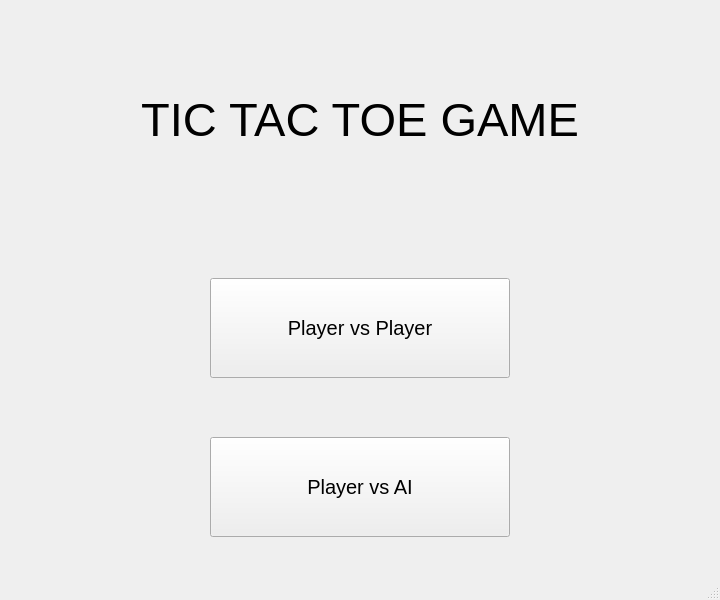
<?xml version="1.0" encoding="UTF-8"?>
<ui version="4.0">
 <class>MainWindow</class>
 <widget class="QMainWindow" name="MainWindow">
  <property name="geometry">
   <rect>
    <x>0</x>
    <y>0</y>
    <width>720</width>
    <height>600</height>
   </rect>
  </property>
  <property name="minimumSize">
   <size>
    <width>720</width>
    <height>600</height>
   </size>
  </property>
  <property name="maximumSize">
   <size>
    <width>720</width>
    <height>600</height>
   </size>
  </property>
  <property name="windowTitle">
   <string>TicTacTech</string>
  </property>
  <widget class="QWidget" name="centralwidget">
   <layout class="QVBoxLayout" name="verticalLayout">
    <property name="spacing">
     <number>0</number>
    </property>
    <property name="leftMargin">
     <number>0</number>
    </property>
    <property name="topMargin">
     <number>0</number>
    </property>
    <property name="rightMargin">
     <number>0</number>
    </property>
    <property name="bottomMargin">
     <number>0</number>
    </property>
    <item>
     <widget class="QStackedWidget" name="stackedWidget">
      <property name="currentIndex">
       <number>0</number>
      </property>
      <widget class="QWidget" name="main_pg">
       <layout class="QVBoxLayout" name="verticalLayout_2">
        <property name="spacing">
         <number>40</number>
        </property>
        <property name="leftMargin">
         <number>0</number>
        </property>
        <property name="topMargin">
         <number>0</number>
        </property>
        <property name="rightMargin">
         <number>0</number>
        </property>
        <property name="bottomMargin">
         <number>20</number>
        </property>
        <item>
         <widget class="QLabel" name="label">
          <property name="maximumSize">
           <size>
            <width>16777215</width>
            <height>200</height>
           </size>
          </property>
          <property name="font">
           <font>
            <pointsize>35</pointsize>
           </font>
          </property>
          <property name="text">
           <string>TIC TAC TOE GAME</string>
          </property>
          <property name="alignment">
           <set>Qt::AlignCenter</set>
          </property>
          <property name="margin">
           <number>30</number>
          </property>
         </widget>
        </item>
        <item alignment="Qt::AlignHCenter">
         <widget class="QPushButton" name="pvp_change_btn">
          <property name="sizePolicy">
           <sizepolicy hsizetype="Fixed" vsizetype="Fixed">
            <horstretch>0</horstretch>
            <verstretch>0</verstretch>
           </sizepolicy>
          </property>
          <property name="minimumSize">
           <size>
            <width>300</width>
            <height>100</height>
           </size>
          </property>
          <property name="maximumSize">
           <size>
            <width>300</width>
            <height>100</height>
           </size>
          </property>
          <property name="font">
           <font>
            <pointsize>15</pointsize>
           </font>
          </property>
          <property name="text">
           <string>Player vs Player</string>
          </property>
         </widget>
        </item>
        <item alignment="Qt::AlignHCenter">
         <widget class="QPushButton" name="pva_change_btn">
          <property name="minimumSize">
           <size>
            <width>300</width>
            <height>100</height>
           </size>
          </property>
          <property name="maximumSize">
           <size>
            <width>300</width>
            <height>100</height>
           </size>
          </property>
          <property name="font">
           <font>
            <pointsize>15</pointsize>
           </font>
          </property>
          <property name="layoutDirection">
           <enum>Qt::LeftToRight</enum>
          </property>
          <property name="text">
           <string>Player vs AI</string>
          </property>
         </widget>
        </item>
       </layout>
      </widget>
      <widget class="QWidget" name="pva_pg">
       <layout class="QVBoxLayout" name="verticalLayout_4">
        <property name="spacing">
         <number>20</number>
        </property>
        <property name="leftMargin">
         <number>0</number>
        </property>
        <property name="topMargin">
         <number>0</number>
        </property>
        <property name="rightMargin">
         <number>0</number>
        </property>
        <property name="bottomMargin">
         <number>0</number>
        </property>
        <item>
         <layout class="QGridLayout" name="gridLayout_3">
          <property name="leftMargin">
           <number>10</number>
          </property>
          <property name="topMargin">
           <number>10</number>
          </property>
          <property name="rightMargin">
           <number>10</number>
          </property>
          <property name="bottomMargin">
           <number>10</number>
          </property>
          <property name="spacing">
           <number>10</number>
          </property>
          <item row="1" column="0">
           <widget class="QPushButton" name="pvabtn4">
            <property name="sizePolicy">
             <sizepolicy hsizetype="Minimum" vsizetype="Fixed">
              <horstretch>100</horstretch>
              <verstretch>100</verstretch>
             </sizepolicy>
            </property>
            <property name="minimumSize">
             <size>
              <width>100</width>
              <height>100</height>
             </size>
            </property>
            <property name="font">
             <font>
              <pointsize>40</pointsize>
             </font>
            </property>
            <property name="text">
             <string/>
            </property>
           </widget>
          </item>
          <item row="0" column="2">
           <widget class="QPushButton" name="pvabtn3">
            <property name="sizePolicy">
             <sizepolicy hsizetype="Minimum" vsizetype="Fixed">
              <horstretch>100</horstretch>
              <verstretch>100</verstretch>
             </sizepolicy>
            </property>
            <property name="minimumSize">
             <size>
              <width>100</width>
              <height>100</height>
             </size>
            </property>
            <property name="font">
             <font>
              <pointsize>40</pointsize>
             </font>
            </property>
            <property name="text">
             <string/>
            </property>
           </widget>
          </item>
          <item row="0" column="0">
           <widget class="QPushButton" name="pvabtn1">
            <property name="sizePolicy">
             <sizepolicy hsizetype="Minimum" vsizetype="Fixed">
              <horstretch>100</horstretch>
              <verstretch>100</verstretch>
             </sizepolicy>
            </property>
            <property name="minimumSize">
             <size>
              <width>100</width>
              <height>100</height>
             </size>
            </property>
            <property name="font">
             <font>
              <pointsize>40</pointsize>
             </font>
            </property>
            <property name="text">
             <string/>
            </property>
           </widget>
          </item>
          <item row="0" column="1">
           <widget class="QPushButton" name="pvabtn2">
            <property name="sizePolicy">
             <sizepolicy hsizetype="Minimum" vsizetype="Fixed">
              <horstretch>100</horstretch>
              <verstretch>100</verstretch>
             </sizepolicy>
            </property>
            <property name="minimumSize">
             <size>
              <width>100</width>
              <height>100</height>
             </size>
            </property>
            <property name="font">
             <font>
              <pointsize>40</pointsize>
             </font>
            </property>
            <property name="text">
             <string/>
            </property>
           </widget>
          </item>
          <item row="2" column="0">
           <widget class="QPushButton" name="pvabtn7">
            <property name="sizePolicy">
             <sizepolicy hsizetype="Minimum" vsizetype="Fixed">
              <horstretch>100</horstretch>
              <verstretch>100</verstretch>
             </sizepolicy>
            </property>
            <property name="minimumSize">
             <size>
              <width>100</width>
              <height>100</height>
             </size>
            </property>
            <property name="font">
             <font>
              <pointsize>40</pointsize>
             </font>
            </property>
            <property name="text">
             <string/>
            </property>
           </widget>
          </item>
          <item row="1" column="1">
           <widget class="QPushButton" name="pvabtn5">
            <property name="sizePolicy">
             <sizepolicy hsizetype="Minimum" vsizetype="Fixed">
              <horstretch>100</horstretch>
              <verstretch>100</verstretch>
             </sizepolicy>
            </property>
            <property name="minimumSize">
             <size>
              <width>100</width>
              <height>100</height>
             </size>
            </property>
            <property name="font">
             <font>
              <pointsize>40</pointsize>
             </font>
            </property>
            <property name="text">
             <string/>
            </property>
           </widget>
          </item>
          <item row="1" column="2">
           <widget class="QPushButton" name="pvabtn6">
            <property name="sizePolicy">
             <sizepolicy hsizetype="Minimum" vsizetype="Fixed">
              <horstretch>100</horstretch>
              <verstretch>100</verstretch>
             </sizepolicy>
            </property>
            <property name="minimumSize">
             <size>
              <width>100</width>
              <height>100</height>
             </size>
            </property>
            <property name="font">
             <font>
              <pointsize>40</pointsize>
             </font>
            </property>
            <property name="text">
             <string/>
            </property>
           </widget>
          </item>
          <item row="2" column="1">
           <widget class="QPushButton" name="pvabtn8">
            <property name="sizePolicy">
             <sizepolicy hsizetype="Minimum" vsizetype="Fixed">
              <horstretch>100</horstretch>
              <verstretch>100</verstretch>
             </sizepolicy>
            </property>
            <property name="minimumSize">
             <size>
              <width>100</width>
              <height>100</height>
             </size>
            </property>
            <property name="font">
             <font>
              <pointsize>40</pointsize>
             </font>
            </property>
            <property name="text">
             <string/>
            </property>
           </widget>
          </item>
          <item row="2" column="2">
           <widget class="QPushButton" name="pvabtn9">
            <property name="sizePolicy">
             <sizepolicy hsizetype="Minimum" vsizetype="Fixed">
              <horstretch>100</horstretch>
              <verstretch>100</verstretch>
             </sizepolicy>
            </property>
            <property name="minimumSize">
             <size>
              <width>100</width>
              <height>100</height>
             </size>
            </property>
            <property name="font">
             <font>
              <pointsize>40</pointsize>
             </font>
            </property>
            <property name="text">
             <string/>
            </property>
           </widget>
          </item>
         </layout>
        </item>
        <item>
         <widget class="QLabel" name="pva_label">
          <property name="font">
           <font>
            <pointsize>20</pointsize>
           </font>
          </property>
          <property name="text">
           <string>X goes first!</string>
          </property>
          <property name="alignment">
           <set>Qt::AlignCenter</set>
          </property>
         </widget>
        </item>
        <item>
         <layout class="QHBoxLayout" name="horizontalLayout_2">
          <property name="leftMargin">
           <number>50</number>
          </property>
          <property name="topMargin">
           <number>5</number>
          </property>
          <property name="rightMargin">
           <number>50</number>
          </property>
          <property name="bottomMargin">
           <number>5</number>
          </property>
          <item>
           <widget class="QPushButton" name="pva_restart_btn">
            <property name="sizePolicy">
             <sizepolicy hsizetype="Minimum" vsizetype="Preferred">
              <horstretch>0</horstretch>
              <verstretch>0</verstretch>
             </sizepolicy>
            </property>
            <property name="minimumSize">
             <size>
              <width>0</width>
              <height>20</height>
             </size>
            </property>
            <property name="font">
             <font>
              <pointsize>15</pointsize>
             </font>
            </property>
            <property name="text">
             <string>Restart Game</string>
            </property>
           </widget>
          </item>
          <item>
           <widget class="QPushButton" name="pva_to_home_btn">
            <property name="sizePolicy">
             <sizepolicy hsizetype="Minimum" vsizetype="Preferred">
              <horstretch>0</horstretch>
              <verstretch>0</verstretch>
             </sizepolicy>
            </property>
            <property name="minimumSize">
             <size>
              <width>0</width>
              <height>50</height>
             </size>
            </property>
            <property name="font">
             <font>
              <pointsize>15</pointsize>
             </font>
            </property>
            <property name="text">
             <string>Go to Home</string>
            </property>
           </widget>
          </item>
         </layout>
        </item>
       </layout>
      </widget>
      <widget class="QWidget" name="pvp_pg">
       <layout class="QVBoxLayout" name="verticalLayout_3">
        <property name="spacing">
         <number>20</number>
        </property>
        <property name="leftMargin">
         <number>0</number>
        </property>
        <property name="topMargin">
         <number>0</number>
        </property>
        <property name="rightMargin">
         <number>0</number>
        </property>
        <property name="bottomMargin">
         <number>0</number>
        </property>
        <item>
         <layout class="QGridLayout" name="gridLayout">
          <property name="leftMargin">
           <number>10</number>
          </property>
          <property name="topMargin">
           <number>10</number>
          </property>
          <property name="rightMargin">
           <number>10</number>
          </property>
          <property name="bottomMargin">
           <number>10</number>
          </property>
          <property name="spacing">
           <number>10</number>
          </property>
          <item row="1" column="0">
           <widget class="QPushButton" name="pvpbtn4">
            <property name="sizePolicy">
             <sizepolicy hsizetype="Minimum" vsizetype="Fixed">
              <horstretch>100</horstretch>
              <verstretch>100</verstretch>
             </sizepolicy>
            </property>
            <property name="minimumSize">
             <size>
              <width>100</width>
              <height>100</height>
             </size>
            </property>
            <property name="font">
             <font>
              <pointsize>40</pointsize>
             </font>
            </property>
            <property name="text">
             <string/>
            </property>
           </widget>
          </item>
          <item row="0" column="2">
           <widget class="QPushButton" name="pvpbtn3">
            <property name="sizePolicy">
             <sizepolicy hsizetype="Minimum" vsizetype="Fixed">
              <horstretch>100</horstretch>
              <verstretch>100</verstretch>
             </sizepolicy>
            </property>
            <property name="minimumSize">
             <size>
              <width>100</width>
              <height>100</height>
             </size>
            </property>
            <property name="font">
             <font>
              <pointsize>40</pointsize>
             </font>
            </property>
            <property name="text">
             <string/>
            </property>
           </widget>
          </item>
          <item row="0" column="0">
           <widget class="QPushButton" name="pvpbtn1">
            <property name="sizePolicy">
             <sizepolicy hsizetype="Minimum" vsizetype="Fixed">
              <horstretch>100</horstretch>
              <verstretch>100</verstretch>
             </sizepolicy>
            </property>
            <property name="minimumSize">
             <size>
              <width>100</width>
              <height>100</height>
             </size>
            </property>
            <property name="font">
             <font>
              <pointsize>40</pointsize>
             </font>
            </property>
            <property name="text">
             <string/>
            </property>
           </widget>
          </item>
          <item row="0" column="1">
           <widget class="QPushButton" name="pvpbtn2">
            <property name="sizePolicy">
             <sizepolicy hsizetype="Minimum" vsizetype="Fixed">
              <horstretch>100</horstretch>
              <verstretch>100</verstretch>
             </sizepolicy>
            </property>
            <property name="minimumSize">
             <size>
              <width>100</width>
              <height>100</height>
             </size>
            </property>
            <property name="font">
             <font>
              <pointsize>40</pointsize>
             </font>
            </property>
            <property name="text">
             <string/>
            </property>
           </widget>
          </item>
          <item row="2" column="0">
           <widget class="QPushButton" name="pvpbtn7">
            <property name="sizePolicy">
             <sizepolicy hsizetype="Minimum" vsizetype="Fixed">
              <horstretch>100</horstretch>
              <verstretch>100</verstretch>
             </sizepolicy>
            </property>
            <property name="minimumSize">
             <size>
              <width>100</width>
              <height>100</height>
             </size>
            </property>
            <property name="font">
             <font>
              <pointsize>40</pointsize>
             </font>
            </property>
            <property name="text">
             <string/>
            </property>
           </widget>
          </item>
          <item row="1" column="1">
           <widget class="QPushButton" name="pvpbtn5">
            <property name="sizePolicy">
             <sizepolicy hsizetype="Minimum" vsizetype="Fixed">
              <horstretch>100</horstretch>
              <verstretch>100</verstretch>
             </sizepolicy>
            </property>
            <property name="minimumSize">
             <size>
              <width>100</width>
              <height>100</height>
             </size>
            </property>
            <property name="font">
             <font>
              <pointsize>40</pointsize>
             </font>
            </property>
            <property name="text">
             <string/>
            </property>
           </widget>
          </item>
          <item row="1" column="2">
           <widget class="QPushButton" name="pvpbtn6">
            <property name="sizePolicy">
             <sizepolicy hsizetype="Minimum" vsizetype="Fixed">
              <horstretch>100</horstretch>
              <verstretch>100</verstretch>
             </sizepolicy>
            </property>
            <property name="minimumSize">
             <size>
              <width>100</width>
              <height>100</height>
             </size>
            </property>
            <property name="font">
             <font>
              <pointsize>40</pointsize>
             </font>
            </property>
            <property name="text">
             <string/>
            </property>
           </widget>
          </item>
          <item row="2" column="1">
           <widget class="QPushButton" name="pvpbtn8">
            <property name="sizePolicy">
             <sizepolicy hsizetype="Minimum" vsizetype="Fixed">
              <horstretch>100</horstretch>
              <verstretch>100</verstretch>
             </sizepolicy>
            </property>
            <property name="minimumSize">
             <size>
              <width>100</width>
              <height>100</height>
             </size>
            </property>
            <property name="font">
             <font>
              <pointsize>40</pointsize>
             </font>
            </property>
            <property name="text">
             <string/>
            </property>
           </widget>
          </item>
          <item row="2" column="2">
           <widget class="QPushButton" name="pvpbtn9">
            <property name="sizePolicy">
             <sizepolicy hsizetype="Minimum" vsizetype="Fixed">
              <horstretch>100</horstretch>
              <verstretch>100</verstretch>
             </sizepolicy>
            </property>
            <property name="minimumSize">
             <size>
              <width>100</width>
              <height>100</height>
             </size>
            </property>
            <property name="font">
             <font>
              <pointsize>40</pointsize>
             </font>
            </property>
            <property name="text">
             <string/>
            </property>
           </widget>
          </item>
         </layout>
        </item>
        <item>
         <widget class="QLabel" name="pvp_label">
          <property name="font">
           <font>
            <pointsize>20</pointsize>
           </font>
          </property>
          <property name="text">
           <string>X goes first!</string>
          </property>
          <property name="alignment">
           <set>Qt::AlignCenter</set>
          </property>
         </widget>
        </item>
        <item>
         <layout class="QHBoxLayout" name="horizontalLayout">
          <property name="leftMargin">
           <number>50</number>
          </property>
          <property name="topMargin">
           <number>5</number>
          </property>
          <property name="rightMargin">
           <number>50</number>
          </property>
          <property name="bottomMargin">
           <number>5</number>
          </property>
          <item>
           <widget class="QPushButton" name="pvp_restart_btn">
            <property name="sizePolicy">
             <sizepolicy hsizetype="Minimum" vsizetype="Preferred">
              <horstretch>0</horstretch>
              <verstretch>0</verstretch>
             </sizepolicy>
            </property>
            <property name="minimumSize">
             <size>
              <width>0</width>
              <height>20</height>
             </size>
            </property>
            <property name="font">
             <font>
              <pointsize>15</pointsize>
             </font>
            </property>
            <property name="text">
             <string>Restart Game</string>
            </property>
           </widget>
          </item>
          <item>
           <widget class="QPushButton" name="pvp_to_home_btn">
            <property name="sizePolicy">
             <sizepolicy hsizetype="Minimum" vsizetype="Preferred">
              <horstretch>0</horstretch>
              <verstretch>0</verstretch>
             </sizepolicy>
            </property>
            <property name="minimumSize">
             <size>
              <width>0</width>
              <height>50</height>
             </size>
            </property>
            <property name="font">
             <font>
              <pointsize>15</pointsize>
             </font>
            </property>
            <property name="text">
             <string>Go to Home</string>
            </property>
           </widget>
          </item>
         </layout>
        </item>
       </layout>
      </widget>
     </widget>
    </item>
   </layout>
  </widget>
  <widget class="QStatusBar" name="statusbar"/>
 </widget>
 <resources/>
 <connections/>
</ui>
